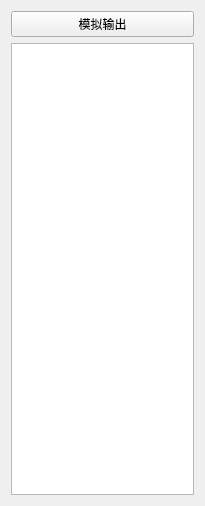
<?xml version="1.0" encoding="UTF-8"?>
<ui version="4.0">
 <class>STSimulation</class>
 <widget class="QWidget" name="STSimulation">
  <property name="geometry">
   <rect>
    <x>0</x>
    <y>0</y>
    <width>205</width>
    <height>506</height>
   </rect>
  </property>
  <property name="windowTitle">
   <string>Form</string>
  </property>
  <layout class="QVBoxLayout" name="verticalLayout">
   <item>
    <widget class="QPushButton" name="pushButton">
     <property name="text">
      <string>模拟输出</string>
     </property>
    </widget>
   </item>
   <item>
    <widget class="QPlainTextEdit" name="plainTextEdit">
     <property name="readOnly">
      <bool>true</bool>
     </property>
    </widget>
   </item>
  </layout>
 </widget>
 <resources/>
 <connections/>
</ui>
